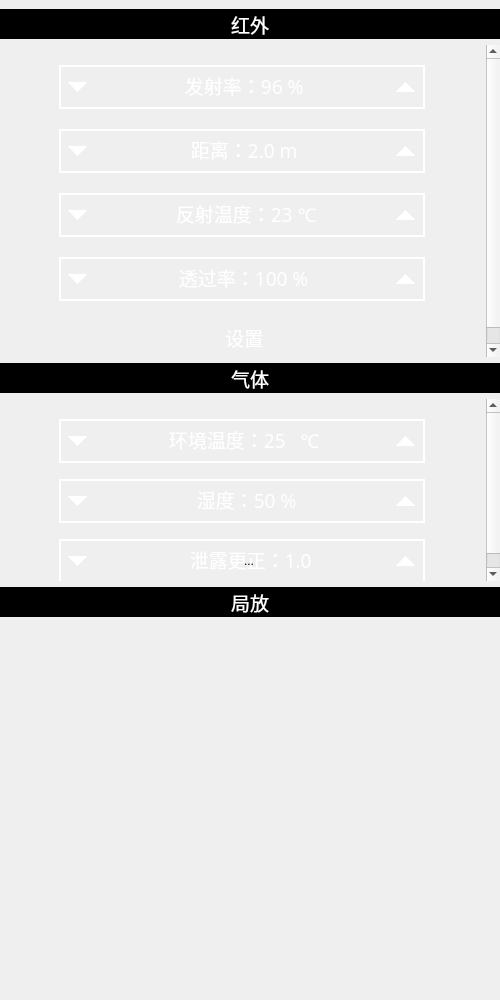
<?xml version="1.0" encoding="UTF-8"?>
<ui version="4.0">
 <class>hp_style_toolBox</class>
 <widget class="QWidget" name="hp_style_toolBox">
  <property name="geometry">
   <rect>
    <x>0</x>
    <y>0</y>
    <width>500</width>
    <height>1000</height>
   </rect>
  </property>
  <property name="windowTitle">
   <string>Form</string>
  </property>
  <widget class="QFrame" name="frame">
   <property name="geometry">
    <rect>
     <x>0</x>
     <y>0</y>
     <width>500</width>
     <height>700</height>
    </rect>
   </property>
   <property name="styleSheet">
    <string notr="true">QFrame{background:transparent;border:none;}</string>
   </property>
   <property name="frameShape">
    <enum>QFrame::StyledPanel</enum>
   </property>
   <property name="frameShadow">
    <enum>QFrame::Raised</enum>
   </property>
   <layout class="QVBoxLayout" name="verticalLayout">
    <property name="spacing">
     <number>6</number>
    </property>
    <property name="leftMargin">
     <number>0</number>
    </property>
    <property name="rightMargin">
     <number>0</number>
    </property>
    <item>
     <widget class="QLabel" name="IR_title">
      <property name="minimumSize">
       <size>
        <width>0</width>
        <height>30</height>
       </size>
      </property>
      <property name="maximumSize">
       <size>
        <width>16777215</width>
        <height>16777215</height>
       </size>
      </property>
      <property name="font">
       <font>
        <family>微软雅黑</family>
        <pointsize>14</pointsize>
       </font>
      </property>
      <property name="styleSheet">
       <string notr="true">color:white;background:black;</string>
      </property>
      <property name="text">
       <string>红外</string>
      </property>
      <property name="textFormat">
       <enum>Qt::AutoText</enum>
      </property>
      <property name="alignment">
       <set>Qt::AlignCenter</set>
      </property>
     </widget>
    </item>
    <item>
     <widget class="QScrollArea" name="scrollArea_IRpara">
      <property name="autoFillBackground">
       <bool>false</bool>
      </property>
      <property name="styleSheet">
       <string notr="true">QScrollArea
{
background:transparent;
border:none;
}
QScrollBar:vertical{    
width:3px;/*整个滑动条的宽度*/
background:rgb(45, 48, 51);
border:none;
margin:3px 0px 3px 0px;/*上下两个小方块的长宽 也控制滑动条宽度*/
}

QScrollBar::handle:vertical{
background:rgb(0, 221, 253);/*中间滑块的颜色*/
border:none;
border-radius:3px;
}

QScrollBar::add-line:vertical {
width: 3px;
background:rgb(22, 24, 26);
border:none;
subcontrol-position:right;
subcontrol-origin:margin;
}
QScrollBar::sub-line:vertical {
border:none;
background:rgb(22, 24, 26);
width: 3px;
subcontrol-origin:margin;
subcontrol-position:left;
}
QScrollBar::top-arrow:vertical{
subcontrol-origin: margin;
height:3px;
width:3px;
border:0px solid rgb(45, 48, 51);
background:rgb(45, 48, 51);
}
QScrollBar::bottom-arrow:vertical{
subcontrol-origin: margin;
height:3px;
width:3px;
border:0px solid rgb(45, 48, 51);
background:rgb(45, 48, 51);
}
QScrollBar::sub-page:vertical{
background:black;
}
QScrollBar::add-page:vertical
{
background:black;
}</string>
      </property>
      <property name="frameShape">
       <enum>QFrame::NoFrame</enum>
      </property>
      <property name="frameShadow">
       <enum>QFrame::Plain</enum>
      </property>
      <property name="horizontalScrollBarPolicy">
       <enum>Qt::ScrollBarAlwaysOff</enum>
      </property>
      <property name="sizeAdjustPolicy">
       <enum>QAbstractScrollArea::AdjustIgnored</enum>
      </property>
      <property name="widgetResizable">
       <bool>false</bool>
      </property>
      <property name="alignment">
       <set>Qt::AlignCenter</set>
      </property>
      <widget class="QWidget" name="scrollAreaWidgetContents_IRpara">
       <property name="geometry">
        <rect>
         <x>24</x>
         <y>-20</y>
         <width>448</width>
         <height>330</height>
        </rect>
       </property>
       <property name="layoutDirection">
        <enum>Qt::LeftToRight</enum>
       </property>
       <property name="styleSheet">
        <string notr="true">background:transparent;
border:none;</string>
       </property>
       <layout class="QVBoxLayout" name="verticalLayout_IRpara" stretch="0,0,0,0,0">
        <property name="spacing">
         <number>20</number>
        </property>
        <property name="sizeConstraint">
         <enum>QLayout::SetDefaultConstraint</enum>
        </property>
        <property name="leftMargin">
         <number>40</number>
        </property>
        <property name="topMargin">
         <number>20</number>
        </property>
        <property name="rightMargin">
         <number>0</number>
        </property>
        <property name="bottomMargin">
         <number>20</number>
        </property>
        <item>
         <widget class="QDoubleSpinBox" name="SpinBox_dwEmissivity">
          <property name="sizePolicy">
           <sizepolicy hsizetype="Maximum" vsizetype="Fixed">
            <horstretch>0</horstretch>
            <verstretch>0</verstretch>
           </sizepolicy>
          </property>
          <property name="minimumSize">
           <size>
            <width>366</width>
            <height>44</height>
           </size>
          </property>
          <property name="maximumSize">
           <size>
            <width>16777215</width>
            <height>16777215</height>
           </size>
          </property>
          <property name="font">
           <font>
            <family>微软雅黑</family>
            <pointsize>14</pointsize>
            <weight>50</weight>
            <italic>false</italic>
            <bold>false</bold>
           </font>
          </property>
          <property name="focusPolicy">
           <enum>Qt::NoFocus</enum>
          </property>
          <property name="styleSheet">
           <string notr="true">QDoubleSpinBox
{
	font: 14pt ;
	background:transparent;
	color:white;
	border:2px solid white;
}

QDoubleSpinBox::Disabled
{
	font: 14pt ;
	background:transparent;
	color:rgb(170, 170, 170);
	border:2px solid rgb(170, 170, 170);
}

QDoubleSpinBox::up-button {
	subcontrol-origin:border;
    subcontrol-position:right;
	margin-right: 2px;
    width: 36;
    height: 36;       
}
QDoubleSpinBox::down-button {
	subcontrol-origin:border;
    subcontrol-position:left;
	margin-left: 2px;
    width: 36;
    height: 36;
}
/*按钮按下样式*/
QDoubleSpinBox::up-button:pressed{
	subcontrol-origin:border;
    subcontrol-position:right;
    width: 36;
    height: 36;       
}
  
QDoubleSpinBox::down-button:pressed{
    subcontrol-position:left;
    width: 36;
    height: 36;
}

QDoubleSpinBox::down-arrow:disabled,QSpinBox::down-arrow:off 
{ 
    width: 36;
    height: 36;
}

QDoubleSpinBox::up-arrow:disabled,QSpinBox::up-arrow:off 
{ 
    width: 36;
    height: 36;
}</string>
          </property>
          <property name="frame">
           <bool>false</bool>
          </property>
          <property name="alignment">
           <set>Qt::AlignCenter</set>
          </property>
          <property name="readOnly">
           <bool>false</bool>
          </property>
          <property name="buttonSymbols">
           <enum>QAbstractSpinBox::UpDownArrows</enum>
          </property>
          <property name="accelerated">
           <bool>true</bool>
          </property>
          <property name="keyboardTracking">
           <bool>true</bool>
          </property>
          <property name="showGroupSeparator" stdset="0">
           <bool>false</bool>
          </property>
          <property name="prefix">
           <string> 发射率：</string>
          </property>
          <property name="suffix">
           <string> %</string>
          </property>
          <property name="decimals">
           <number>0</number>
          </property>
          <property name="minimum">
           <double>1.000000000000000</double>
          </property>
          <property name="maximum">
           <double>100.000000000000000</double>
          </property>
          <property name="value">
           <double>96.000000000000000</double>
          </property>
         </widget>
        </item>
        <item>
         <widget class="QDoubleSpinBox" name="SpinBox_dwDistance">
          <property name="sizePolicy">
           <sizepolicy hsizetype="Maximum" vsizetype="Fixed">
            <horstretch>0</horstretch>
            <verstretch>0</verstretch>
           </sizepolicy>
          </property>
          <property name="minimumSize">
           <size>
            <width>366</width>
            <height>44</height>
           </size>
          </property>
          <property name="maximumSize">
           <size>
            <width>16777215</width>
            <height>16777215</height>
           </size>
          </property>
          <property name="font">
           <font>
            <family>微软雅黑</family>
            <pointsize>14</pointsize>
            <weight>50</weight>
            <italic>false</italic>
            <bold>false</bold>
           </font>
          </property>
          <property name="focusPolicy">
           <enum>Qt::NoFocus</enum>
          </property>
          <property name="styleSheet">
           <string notr="true">QDoubleSpinBox
{
	font: 14pt ;
	background:transparent;
	color:white;
	border:2px solid white;
}

QDoubleSpinBox::Disabled
{
	font: 14pt ;
	background:transparent;
	color:rgb(170, 170, 170);
	border:2px solid rgb(170, 170, 170);
}

QDoubleSpinBox::up-button {
	subcontrol-origin:border;
    subcontrol-position:right;
	margin-right: 2px;
    width: 36;
    height: 36;       
}
QDoubleSpinBox::down-button {
	subcontrol-origin:border;
    subcontrol-position:left;
	margin-left: 2px;
    width: 36;
    height: 36;
}
/*按钮按下样式*/
QDoubleSpinBox::up-button:pressed{
	subcontrol-origin:border;
    subcontrol-position:right;
    width: 36;
    height: 36;       
}
  
QDoubleSpinBox::down-button:pressed{
    subcontrol-position:left;
    width: 36;
    height: 36;
}

QDoubleSpinBox::down-arrow:disabled,QSpinBox::down-arrow:off 
{ 
    width: 36;
    height: 36;
}

QDoubleSpinBox::up-arrow:disabled,QSpinBox::up-arrow:off 
{ 
    width: 36;
    height: 36;
}</string>
          </property>
          <property name="frame">
           <bool>false</bool>
          </property>
          <property name="alignment">
           <set>Qt::AlignCenter</set>
          </property>
          <property name="readOnly">
           <bool>false</bool>
          </property>
          <property name="buttonSymbols">
           <enum>QAbstractSpinBox::UpDownArrows</enum>
          </property>
          <property name="accelerated">
           <bool>true</bool>
          </property>
          <property name="keyboardTracking">
           <bool>true</bool>
          </property>
          <property name="showGroupSeparator" stdset="0">
           <bool>false</bool>
          </property>
          <property name="prefix">
           <string> 距离：</string>
          </property>
          <property name="suffix">
           <string> m</string>
          </property>
          <property name="decimals">
           <number>1</number>
          </property>
          <property name="minimum">
           <double>0.300000000000000</double>
          </property>
          <property name="maximum">
           <double>2.000000000000000</double>
          </property>
          <property name="singleStep">
           <double>0.100000000000000</double>
          </property>
          <property name="value">
           <double>2.000000000000000</double>
          </property>
         </widget>
        </item>
        <item>
         <widget class="QDoubleSpinBox" name="SpinBox_dwReflectiveTemperature">
          <property name="sizePolicy">
           <sizepolicy hsizetype="Maximum" vsizetype="Fixed">
            <horstretch>0</horstretch>
            <verstretch>0</verstretch>
           </sizepolicy>
          </property>
          <property name="minimumSize">
           <size>
            <width>366</width>
            <height>44</height>
           </size>
          </property>
          <property name="maximumSize">
           <size>
            <width>16777215</width>
            <height>16777215</height>
           </size>
          </property>
          <property name="font">
           <font>
            <family>微软雅黑</family>
            <pointsize>14</pointsize>
            <weight>50</weight>
            <italic>false</italic>
            <bold>false</bold>
           </font>
          </property>
          <property name="focusPolicy">
           <enum>Qt::NoFocus</enum>
          </property>
          <property name="styleSheet">
           <string notr="true">QDoubleSpinBox
{
	font: 14pt ;
	background:transparent;
	color:white;
	border:2px solid white;
}

QDoubleSpinBox::Disabled
{
	font: 14pt ;
	background:transparent;
	color:rgb(170, 170, 170);
	border:2px solid rgb(170, 170, 170);
}

QDoubleSpinBox::up-button {
	subcontrol-origin:border;
    subcontrol-position:right;
	margin-right: 2px;
    width: 36;
    height: 36;       
}
QDoubleSpinBox::down-button {
	subcontrol-origin:border;
    subcontrol-position:left;
	margin-left: 2px;
    width: 36;
    height: 36;
}
/*按钮按下样式*/
QDoubleSpinBox::up-button:pressed{
	subcontrol-origin:border;
    subcontrol-position:right;
    width: 36;
    height: 36;       
}
  
QDoubleSpinBox::down-button:pressed{
    subcontrol-position:left;
    width: 36;
    height: 36;
}

QDoubleSpinBox::down-arrow:disabled,QSpinBox::down-arrow:off 
{ 
    width: 36;
    height: 36;
}

QDoubleSpinBox::up-arrow:disabled,QSpinBox::up-arrow:off 
{ 
    width: 36;
    height: 36;
}</string>
          </property>
          <property name="frame">
           <bool>false</bool>
          </property>
          <property name="alignment">
           <set>Qt::AlignCenter</set>
          </property>
          <property name="readOnly">
           <bool>false</bool>
          </property>
          <property name="buttonSymbols">
           <enum>QAbstractSpinBox::UpDownArrows</enum>
          </property>
          <property name="accelerated">
           <bool>true</bool>
          </property>
          <property name="keyboardTracking">
           <bool>true</bool>
          </property>
          <property name="showGroupSeparator" stdset="0">
           <bool>false</bool>
          </property>
          <property name="prefix">
           <string>  反射温度：</string>
          </property>
          <property name="suffix">
           <string> ℃</string>
          </property>
          <property name="decimals">
           <number>0</number>
          </property>
          <property name="minimum">
           <double>-100.000000000000000</double>
          </property>
          <property name="maximum">
           <double>1000.000000000000000</double>
          </property>
          <property name="value">
           <double>23.000000000000000</double>
          </property>
         </widget>
        </item>
        <item>
         <widget class="QDoubleSpinBox" name="SpinBox_dwExternalOpticsTransmit">
          <property name="sizePolicy">
           <sizepolicy hsizetype="Maximum" vsizetype="Fixed">
            <horstretch>0</horstretch>
            <verstretch>0</verstretch>
           </sizepolicy>
          </property>
          <property name="minimumSize">
           <size>
            <width>366</width>
            <height>44</height>
           </size>
          </property>
          <property name="maximumSize">
           <size>
            <width>16777215</width>
            <height>16777215</height>
           </size>
          </property>
          <property name="font">
           <font>
            <family>微软雅黑</family>
            <pointsize>14</pointsize>
            <weight>50</weight>
            <italic>false</italic>
            <bold>false</bold>
           </font>
          </property>
          <property name="focusPolicy">
           <enum>Qt::NoFocus</enum>
          </property>
          <property name="styleSheet">
           <string notr="true">QDoubleSpinBox
{
	font: 14pt ;
	background:transparent;
	color:white;
	border:2px solid white;
}

QDoubleSpinBox::Disabled
{
	font: 14pt ;
	background:transparent;
	color:rgb(170, 170, 170);
	border:2px solid rgb(170, 170, 170);
}

QDoubleSpinBox::up-button {
	subcontrol-origin:border;
    subcontrol-position:right;
	margin-right: 2px;
    width: 36;
    height: 36;       
}
QDoubleSpinBox::down-button {
	subcontrol-origin:border;
    subcontrol-position:left;
	margin-left: 2px;
    width: 36;
    height: 36;
}
/*按钮按下样式*/
QDoubleSpinBox::up-button:pressed{
	subcontrol-origin:border;
    subcontrol-position:right;
    width: 36;
    height: 36;       
}
  
QDoubleSpinBox::down-button:pressed{
    subcontrol-position:left;
    width: 36;
    height: 36;
}

QDoubleSpinBox::down-arrow:disabled,QSpinBox::down-arrow:off 
{ 
    width: 36;
    height: 36;
}

QDoubleSpinBox::up-arrow:disabled,QSpinBox::up-arrow:off 
{ 
    width: 36;
    height: 36;
}</string>
          </property>
          <property name="frame">
           <bool>false</bool>
          </property>
          <property name="alignment">
           <set>Qt::AlignCenter</set>
          </property>
          <property name="readOnly">
           <bool>false</bool>
          </property>
          <property name="buttonSymbols">
           <enum>QAbstractSpinBox::UpDownArrows</enum>
          </property>
          <property name="accelerated">
           <bool>true</bool>
          </property>
          <property name="keyboardTracking">
           <bool>true</bool>
          </property>
          <property name="showGroupSeparator" stdset="0">
           <bool>false</bool>
          </property>
          <property name="prefix">
           <string> 透过率：</string>
          </property>
          <property name="suffix">
           <string> %</string>
          </property>
          <property name="decimals">
           <number>0</number>
          </property>
          <property name="minimum">
           <double>1.000000000000000</double>
          </property>
          <property name="maximum">
           <double>100.000000000000000</double>
          </property>
          <property name="value">
           <double>100.000000000000000</double>
          </property>
         </widget>
        </item>
        <item>
         <widget class="QToolButton" name="toolButton_detectionSetting">
          <property name="minimumSize">
           <size>
            <width>366</width>
            <height>30</height>
           </size>
          </property>
          <property name="font">
           <font>
            <family>微软雅黑</family>
            <pointsize>14</pointsize>
            <weight>50</weight>
            <bold>false</bold>
           </font>
          </property>
          <property name="styleSheet">
           <string notr="true">QToolButton{
background:transparent;
border-image: url(:/res/label_Background_l_n.png);
color:white;}
QToolButton::pressed{
background:transparent;
border-image: url(:/res/label_Background_l_s.png);
color:white;}
QToolButton::disabled{
background:transparent;
border-image: url(:/res/label_Background_l_d.png);
color:white;
}</string>
          </property>
          <property name="text">
           <string> 设置</string>
          </property>
         </widget>
        </item>
       </layout>
      </widget>
     </widget>
    </item>
    <item>
     <widget class="QLabel" name="GAS_title">
      <property name="minimumSize">
       <size>
        <width>0</width>
        <height>30</height>
       </size>
      </property>
      <property name="font">
       <font>
        <family>微软雅黑</family>
        <pointsize>14</pointsize>
       </font>
      </property>
      <property name="styleSheet">
       <string notr="true">color:white;background:black;</string>
      </property>
      <property name="text">
       <string>气体</string>
      </property>
      <property name="alignment">
       <set>Qt::AlignCenter</set>
      </property>
     </widget>
    </item>
    <item>
     <widget class="QScrollArea" name="scrollArea_Gaspara">
      <property name="autoFillBackground">
       <bool>false</bool>
      </property>
      <property name="styleSheet">
       <string notr="true">QScrollArea
{
background-color: transparent;
border:none;
}
QScrollBar:vertical{    
width:3px;/*整个滑动条的宽度*/
background:rgb(45, 48, 51);
border:none;
margin:3px 0px 3px 0px;/*上下两个小方块的长宽 也控制滑动条宽度*/
}

QScrollBar::handle:vertical{
background:rgb(0, 221, 253);/*中间滑块的颜色*/
border:none;
border-radius:3px;
}

QScrollBar::add-line:vertical {
width: 3px;
background:rgb(22, 24, 26);
border:none;
subcontrol-position:right;
subcontrol-origin:margin;
}
QScrollBar::sub-line:vertical {
border:none;
background:rgb(22, 24, 26);
width: 3px;
subcontrol-origin:margin;
subcontrol-position:left;
}
QScrollBar::top-arrow:vertical{
subcontrol-origin: margin;
height:3px;
width:3px;
border:0px solid rgb(45, 48, 51);
background:rgb(45, 48, 51);
}
QScrollBar::bottom-arrow:vertical{
subcontrol-origin: margin;
height:3px;
width:3px;
border:0px solid rgb(45, 48, 51);
background:rgb(45, 48, 51);
}
QScrollBar::sub-page:vertical{
background:black;
}
QScrollBar::add-page:vertical
{
background:black;
}</string>
      </property>
      <property name="frameShape">
       <enum>QFrame::NoFrame</enum>
      </property>
      <property name="frameShadow">
       <enum>QFrame::Plain</enum>
      </property>
      <property name="horizontalScrollBarPolicy">
       <enum>Qt::ScrollBarAlwaysOff</enum>
      </property>
      <property name="sizeAdjustPolicy">
       <enum>QAbstractScrollArea::AdjustIgnored</enum>
      </property>
      <property name="widgetResizable">
       <bool>false</bool>
      </property>
      <property name="alignment">
       <set>Qt::AlignCenter</set>
      </property>
      <widget class="QWidget" name="scrollAreaWidgetContents_Gaspara">
       <property name="geometry">
        <rect>
         <x>26</x>
         <y>0</y>
         <width>448</width>
         <height>200</height>
        </rect>
       </property>
       <property name="layoutDirection">
        <enum>Qt::LeftToRight</enum>
       </property>
       <property name="styleSheet">
        <string notr="true">background:transparent;
border:none;</string>
       </property>
       <layout class="QVBoxLayout" name="verticalLayout_IRpara_2">
        <property name="spacing">
         <number>20</number>
        </property>
        <property name="sizeConstraint">
         <enum>QLayout::SetDefaultConstraint</enum>
        </property>
        <property name="leftMargin">
         <number>40</number>
        </property>
        <property name="topMargin">
         <number>20</number>
        </property>
        <property name="rightMargin">
         <number>0</number>
        </property>
        <property name="bottomMargin">
         <number>20</number>
        </property>
        <item>
         <widget class="QDoubleSpinBox" name="SpinBox_gasEnvtemp">
          <property name="sizePolicy">
           <sizepolicy hsizetype="Maximum" vsizetype="Fixed">
            <horstretch>0</horstretch>
            <verstretch>0</verstretch>
           </sizepolicy>
          </property>
          <property name="minimumSize">
           <size>
            <width>366</width>
            <height>44</height>
           </size>
          </property>
          <property name="maximumSize">
           <size>
            <width>16777215</width>
            <height>16777215</height>
           </size>
          </property>
          <property name="font">
           <font>
            <family>微软雅黑</family>
            <pointsize>14</pointsize>
            <weight>50</weight>
            <italic>false</italic>
            <bold>false</bold>
           </font>
          </property>
          <property name="focusPolicy">
           <enum>Qt::TabFocus</enum>
          </property>
          <property name="styleSheet">
           <string notr="true">QDoubleSpinBox
{
	font: 14pt ;
	background:transparent;
	color:white;
	border:2px solid white;
}

QDoubleSpinBox::Disabled
{
	font: 14pt ;
	background:transparent;
	color:rgb(170, 170, 170);
	border:2px solid rgb(170, 170, 170);
}

QDoubleSpinBox::up-button {
	subcontrol-origin:border;
    subcontrol-position:right;
	margin-right: 2px;
    width: 36;
    height: 36;       
}
QDoubleSpinBox::down-button {
	subcontrol-origin:border;
    subcontrol-position:left;
	margin-left: 2px;
    width: 36;
    height: 36;
}
/*按钮按下样式*/
QDoubleSpinBox::up-button:pressed{
	subcontrol-origin:border;
    subcontrol-position:right;
    width: 36;
    height: 36;       
}
  
QDoubleSpinBox::down-button:pressed{
    subcontrol-position:left;
    width: 36;
    height: 36;
}

QDoubleSpinBox::down-arrow:disabled,QSpinBox::down-arrow:off 
{ 
    width: 36;
    height: 36;
}

QDoubleSpinBox::up-arrow:disabled,QSpinBox::up-arrow:off 
{ 
    width: 36;
    height: 36;
}</string>
          </property>
          <property name="frame">
           <bool>false</bool>
          </property>
          <property name="alignment">
           <set>Qt::AlignCenter</set>
          </property>
          <property name="readOnly">
           <bool>false</bool>
          </property>
          <property name="buttonSymbols">
           <enum>QAbstractSpinBox::UpDownArrows</enum>
          </property>
          <property name="accelerated">
           <bool>true</bool>
          </property>
          <property name="keyboardTracking">
           <bool>true</bool>
          </property>
          <property name="showGroupSeparator" stdset="0">
           <bool>false</bool>
          </property>
          <property name="prefix">
           <string> 环境温度：</string>
          </property>
          <property name="suffix">
           <string>   ℃</string>
          </property>
          <property name="decimals">
           <number>0</number>
          </property>
          <property name="minimum">
           <double>-20.000000000000000</double>
          </property>
          <property name="maximum">
           <double>50.000000000000000</double>
          </property>
          <property name="value">
           <double>25.000000000000000</double>
          </property>
         </widget>
        </item>
        <item>
         <widget class="QDoubleSpinBox" name="SpinBox_gasHumidity">
          <property name="sizePolicy">
           <sizepolicy hsizetype="Maximum" vsizetype="Fixed">
            <horstretch>0</horstretch>
            <verstretch>0</verstretch>
           </sizepolicy>
          </property>
          <property name="minimumSize">
           <size>
            <width>366</width>
            <height>44</height>
           </size>
          </property>
          <property name="maximumSize">
           <size>
            <width>16777215</width>
            <height>16777215</height>
           </size>
          </property>
          <property name="font">
           <font>
            <family>微软雅黑</family>
            <pointsize>14</pointsize>
            <weight>50</weight>
            <italic>false</italic>
            <bold>false</bold>
           </font>
          </property>
          <property name="focusPolicy">
           <enum>Qt::TabFocus</enum>
          </property>
          <property name="styleSheet">
           <string notr="true">QDoubleSpinBox
{
	font: 14pt ;
	background:transparent;
	color:white;
	border:2px solid white;
}

QDoubleSpinBox::Disabled
{
	font: 14pt ;
	background:transparent;
	color:rgb(170, 170, 170);
	border:2px solid rgb(170, 170, 170);
}

QDoubleSpinBox::up-button {
	subcontrol-origin:border;
    subcontrol-position:right;
	margin-right: 2px;
    width: 36;
    height: 36;       
}
QDoubleSpinBox::down-button {
	subcontrol-origin:border;
    subcontrol-position:left;
	margin-left: 2px;
    width: 36;
    height: 36;
}
/*按钮按下样式*/
QDoubleSpinBox::up-button:pressed{
	subcontrol-origin:border;
    subcontrol-position:right;
    width: 36;
    height: 36;       
}
  
QDoubleSpinBox::down-button:pressed{
    subcontrol-position:left;
    width: 36;
    height: 36;
}

QDoubleSpinBox::down-arrow:disabled,QSpinBox::down-arrow:off 
{ 
    width: 36;
    height: 36;
}

QDoubleSpinBox::up-arrow:disabled,QSpinBox::up-arrow:off 
{ 
    width: 36;
    height: 36;
}</string>
          </property>
          <property name="frame">
           <bool>false</bool>
          </property>
          <property name="alignment">
           <set>Qt::AlignCenter</set>
          </property>
          <property name="readOnly">
           <bool>false</bool>
          </property>
          <property name="buttonSymbols">
           <enum>QAbstractSpinBox::UpDownArrows</enum>
          </property>
          <property name="accelerated">
           <bool>true</bool>
          </property>
          <property name="keyboardTracking">
           <bool>true</bool>
          </property>
          <property name="showGroupSeparator" stdset="0">
           <bool>false</bool>
          </property>
          <property name="prefix">
           <string>  湿度：</string>
          </property>
          <property name="suffix">
           <string> %</string>
          </property>
          <property name="decimals">
           <number>0</number>
          </property>
          <property name="minimum">
           <double>0.000000000000000</double>
          </property>
          <property name="maximum">
           <double>95.000000000000000</double>
          </property>
          <property name="value">
           <double>50.000000000000000</double>
          </property>
         </widget>
        </item>
        <item>
         <widget class="QFrame" name="frame_repair">
          <property name="minimumSize">
           <size>
            <width>366</width>
            <height>44</height>
           </size>
          </property>
          <property name="maximumSize">
           <size>
            <width>366</width>
            <height>44</height>
           </size>
          </property>
          <property name="styleSheet">
           <string notr="true">QFrame{
font: 14pt ;
	background:transparent;
	color:white;
	border:2px solid white;
}</string>
          </property>
          <property name="frameShape">
           <enum>QFrame::StyledPanel</enum>
          </property>
          <property name="frameShadow">
           <enum>QFrame::Raised</enum>
          </property>
          <widget class="QDoubleSpinBox" name="SpinBox_repair">
           <property name="geometry">
            <rect>
             <x>0</x>
             <y>0</y>
             <width>366</width>
             <height>44</height>
            </rect>
           </property>
           <property name="sizePolicy">
            <sizepolicy hsizetype="Maximum" vsizetype="Fixed">
             <horstretch>0</horstretch>
             <verstretch>0</verstretch>
            </sizepolicy>
           </property>
           <property name="minimumSize">
            <size>
             <width>366</width>
             <height>44</height>
            </size>
           </property>
           <property name="maximumSize">
            <size>
             <width>16777215</width>
             <height>16777215</height>
            </size>
           </property>
           <property name="font">
            <font>
             <family>微软雅黑</family>
             <pointsize>14</pointsize>
             <weight>50</weight>
             <italic>false</italic>
             <bold>false</bold>
            </font>
           </property>
           <property name="focusPolicy">
            <enum>Qt::TabFocus</enum>
           </property>
           <property name="styleSheet">
            <string notr="true">QDoubleSpinBox
{
	font: 14pt ;
	background:transparent;
	color:white;
	border:2px solid white;
}

QDoubleSpinBox::Disabled
{
	font: 14pt ;
	background:transparent;
	color:rgb(170, 170, 170);
	border:2px solid rgb(170, 170, 170);
}

QDoubleSpinBox::up-button {
	subcontrol-origin:border;
    subcontrol-position:right;
	margin-right: 2px;
    width: 36;
    height: 36;       
}
QDoubleSpinBox::down-button {
	subcontrol-origin:border;
    subcontrol-position:left;
	margin-left: 2px;
    width: 36;
    height: 36;
}
/*按钮按下样式*/
QDoubleSpinBox::up-button:pressed{
	subcontrol-origin:border;
    subcontrol-position:right;
    width: 36;
    height: 36;       
}
  
QDoubleSpinBox::down-button:pressed{
    subcontrol-position:left;
    width: 36;
    height: 36;
}

QDoubleSpinBox::down-arrow:disabled,QSpinBox::down-arrow:off 
{ 
    width: 36;
    height: 36;
}

QDoubleSpinBox::up-arrow:disabled,QSpinBox::up-arrow:off 
{ 
    width: 36;
    height: 36;
}</string>
           </property>
           <property name="frame">
            <bool>false</bool>
           </property>
           <property name="alignment">
            <set>Qt::AlignCenter</set>
           </property>
           <property name="readOnly">
            <bool>false</bool>
           </property>
           <property name="buttonSymbols">
            <enum>QAbstractSpinBox::UpDownArrows</enum>
           </property>
           <property name="accelerated">
            <bool>true</bool>
           </property>
           <property name="keyboardTracking">
            <bool>true</bool>
           </property>
           <property name="showGroupSeparator" stdset="0">
            <bool>false</bool>
           </property>
           <property name="prefix">
            <string>    泄露更正：</string>
           </property>
           <property name="suffix">
            <string/>
           </property>
           <property name="decimals">
            <number>1</number>
           </property>
           <property name="minimum">
            <double>0.100000000000000</double>
           </property>
           <property name="maximum">
            <double>100.000000000000000</double>
           </property>
           <property name="singleStep">
            <double>0.100000000000000</double>
           </property>
           <property name="value">
            <double>1.000000000000000</double>
           </property>
          </widget>
          <widget class="QToolButton" name="toolButton_repair">
           <property name="geometry">
            <rect>
             <x>80</x>
             <y>0</y>
             <width>220</width>
             <height>44</height>
            </rect>
           </property>
           <property name="styleSheet">
            <string notr="true">background:transparent;
border:transparent;</string>
           </property>
           <property name="text">
            <string>...</string>
           </property>
          </widget>
         </widget>
        </item>
       </layout>
      </widget>
     </widget>
    </item>
    <item>
     <widget class="QLabel" name="PD_title">
      <property name="minimumSize">
       <size>
        <width>0</width>
        <height>30</height>
       </size>
      </property>
      <property name="font">
       <font>
        <family>微软雅黑</family>
        <pointsize>14</pointsize>
       </font>
      </property>
      <property name="styleSheet">
       <string notr="true">color:white;background:black;</string>
      </property>
      <property name="text">
       <string>局放</string>
      </property>
      <property name="alignment">
       <set>Qt::AlignCenter</set>
      </property>
     </widget>
    </item>
    <item>
     <widget class="QScrollArea" name="scrollArea_PDpara">
      <property name="styleSheet">
       <string notr="true">QScrollArea
{
background-color: transparent;
border:none;
}
QScrollBar:vertical{    
width:3px;/*整个滑动条的宽度*/
background:rgb(45, 48, 51);
border:none;
margin:3px 0px 3px 0px;/*上下两个小方块的长宽 也控制滑动条宽度*/
}

QScrollBar::handle:vertical{
background:rgb(0, 221, 253);/*中间滑块的颜色*/
border:none;
border-radius:3px;
}

QScrollBar::add-line:vertical {
width: 3px;
background:rgb(22, 24, 26);
border:none;
subcontrol-position:right;
subcontrol-origin:margin;
}
QScrollBar::sub-line:vertical {
border:none;
background:rgb(22, 24, 26);
width: 3px;
subcontrol-origin:margin;
subcontrol-position:left;
}
QScrollBar::top-arrow:vertical{
subcontrol-origin: margin;
height:3px;
width:3px;
border:0px solid rgb(45, 48, 51);
background:rgb(45, 48, 51);
}
QScrollBar::bottom-arrow:vertical{
subcontrol-origin: margin;
height:3px;
width:3px;
border:0px solid rgb(45, 48, 51);
background:rgb(45, 48, 51);
}
QScrollBar::sub-page:vertical{
background:black;
}
QScrollBar::add-page:vertical
{
background:black;
}</string>
      </property>
      <property name="widgetResizable">
       <bool>true</bool>
      </property>
      <widget class="QWidget" name="scrollAreaWidgetContents_PDpara">
       <property name="geometry">
        <rect>
         <x>0</x>
         <y>0</y>
         <width>500</width>
         <height>74</height>
        </rect>
       </property>
       <property name="styleSheet">
        <string notr="true">background:transparent;border:none;</string>
       </property>
      </widget>
     </widget>
    </item>
   </layout>
  </widget>
 </widget>
 <resources/>
 <connections/>
</ui>
